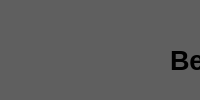
<?xml version="1.0" encoding="UTF-8"?>
<ui version="4.0">
 <class>MainWindow</class>
 <widget class="QMainWindow" name="MainWindow">
  <property name="geometry">
   <rect>
    <x>0</x>
    <y>0</y>
    <width>517</width>
    <height>0</height>
   </rect>
  </property>
  <property name="windowTitle">
   <string>MainWindow</string>
  </property>
  <property name="styleSheet">
   <string notr="true">background-color: rgb(95, 95, 95);</string>
  </property>
  <widget class="QWidget" name="centralwidget">
   <widget class="QLabel" name="label">
    <property name="geometry">
     <rect>
      <x>170</x>
      <y>40</y>
      <width>171</width>
      <height>41</height>
     </rect>
    </property>
    <property name="font">
     <font>
      <pointsize>20</pointsize>
      <weight>75</weight>
      <bold>true</bold>
     </font>
    </property>
    <property name="text">
     <string>Bem vindo !</string>
    </property>
   </widget>
   <widget class="QPushButton" name="pushButton">
    <property name="geometry">
     <rect>
      <x>160</x>
      <y>140</y>
      <width>171</width>
      <height>41</height>
     </rect>
    </property>
    <property name="font">
     <font>
      <pointsize>12</pointsize>
      <weight>75</weight>
      <bold>true</bold>
     </font>
    </property>
    <property name="styleSheet">
     <string notr="true">background-color: rgb(0, 131, 0);
border-radius: 15px;
border-style: outset;
border-width: 2px;
border-color: black;</string>
    </property>
    <property name="text">
     <string>Adicionar carro</string>
    </property>
   </widget>
   <widget class="QPushButton" name="pushButton_2">
    <property name="geometry">
     <rect>
      <x>160</x>
      <y>230</y>
      <width>171</width>
      <height>41</height>
     </rect>
    </property>
    <property name="font">
     <font>
      <pointsize>12</pointsize>
      <weight>75</weight>
      <bold>true</bold>
     </font>
    </property>
    <property name="styleSheet">
     <string notr="true">background-color: rgb(0, 131, 0);
border-radius: 15px;
border-style: outset;
border-width: 2px;
border-color: black;</string>
    </property>
    <property name="text">
     <string>Adicionar Cliente</string>
    </property>
   </widget>
   <widget class="QPushButton" name="pushButton_3">
    <property name="geometry">
     <rect>
      <x>190</x>
      <y>340</y>
      <width>111</width>
      <height>41</height>
     </rect>
    </property>
    <property name="font">
     <font>
      <pointsize>12</pointsize>
      <weight>75</weight>
      <bold>true</bold>
     </font>
    </property>
    <property name="styleSheet">
     <string notr="true">background-color: rgb(85, 170, 255);
border-radius: 15px;
border-style: outset;
border-width: 2px;
border-color: black;</string>
    </property>
    <property name="text">
     <string>Logout</string>
    </property>
   </widget>
  </widget>
  <widget class="QMenuBar" name="menubar">
   <property name="geometry">
    <rect>
     <x>0</x>
     <y>0</y>
     <width>517</width>
     <height>21</height>
    </rect>
   </property>
  </widget>
  <widget class="QStatusBar" name="statusbar"/>
 </widget>
 <resources/>
 <connections/>
</ui>
